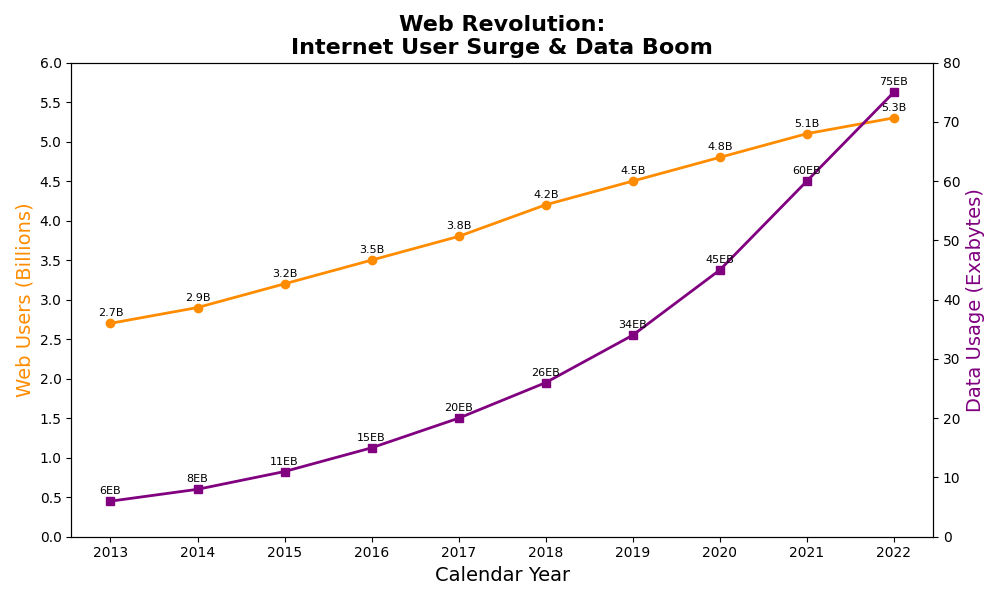

Here is the Python script that generated this plot:
import matplotlib.pyplot as plt
import numpy as np

years = np.array([2013, 2014, 2015, 2016, 2017, 2018, 2019, 2020, 2021, 2022])
internet_users = np.array([2.7, 2.9, 3.2, 3.5, 3.8, 4.2, 4.5, 4.8, 5.1, 5.3])
bandwidth_usage = np.array([6, 8, 11, 15, 20, 26, 34, 45, 60, 75])

fig, ax1 = plt.subplots(figsize=(10, 6))

# Changed the color of the first plot line
ax1.plot(years, internet_users, marker='o', linestyle='-', linewidth=2, color='darkorange')
for i, txt in enumerate(internet_users):
    ax1.annotate(f'{txt}B', (years[i], internet_users[i]), textcoords="offset points", xytext=(0,5), ha='center', fontsize=8)

ax2 = ax1.twinx()
# Changed the color of the second plot line
ax2.plot(years, bandwidth_usage, marker='s', linestyle='-', linewidth=2, color='purple')
for i, txt in enumerate(bandwidth_usage):
    ax2.annotate(f'{txt}EB', (years[i], bandwidth_usage[i]), textcoords="offset points", xytext=(0,5), ha='center', fontsize=8)

plt.title("Web Revolution:\nInternet User Surge & Data Boom", fontsize=16, fontweight='bold')
ax1.set_xlabel("Calendar Year", fontsize=14)

# Updated colors in ylabel to match the new line colors
ax1.set_ylabel("Web Users (Billions)", fontsize=14, color='darkorange')
ax2.set_ylabel("Data Usage (Exabytes)", fontsize=14, color='purple')

ax1.set_xticks(years)
ax1.set_yticks(np.arange(0, 6.5, 0.5))
ax2.set_yticks(np.arange(0, 85, 10))

plt.tight_layout()
plt.show()
